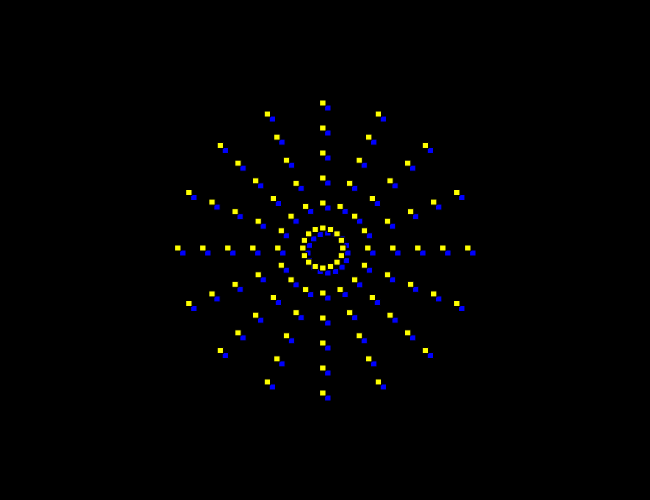
Frame 1 (no input)
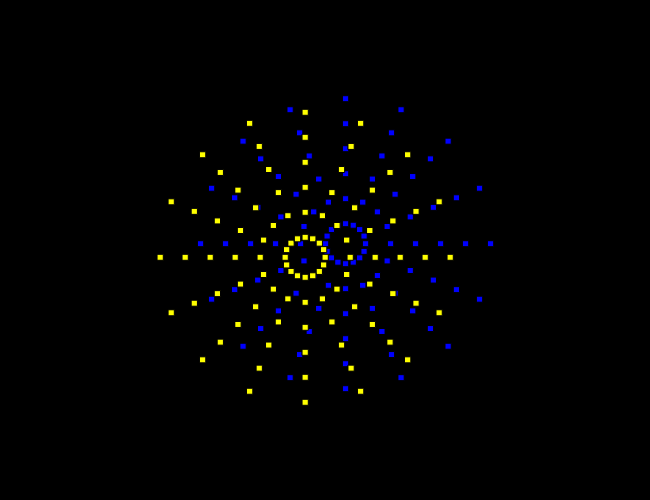
Frame 60 (no input)
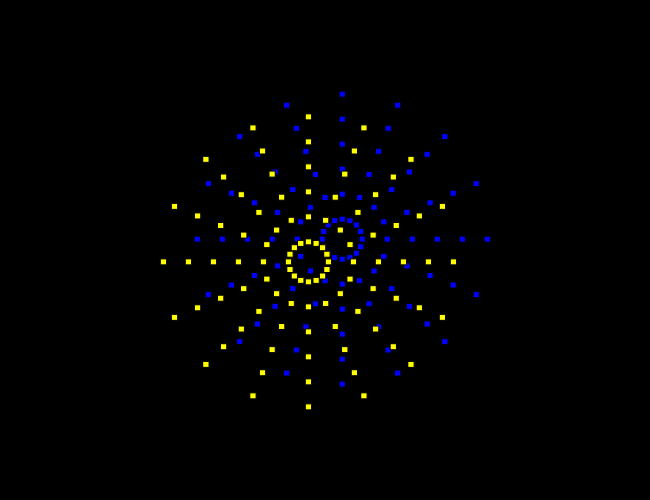
Frame 120 (the mouse pressed at the canvas centre since frame 60)

The p5.js sketch that drew these frames (run headless with seeded random() and noise() and a simulated clock; from frame 60 on, the mouse is pressed at the canvas centre):

// p5.js sketch
// ── sketch.js
let radius, angle, divisions, scale, myColor;
let myPoints, myOtherPoints, w, h, offset, step;
let circles, pointSize, xmov1, ymov1, xmov2, ymov2;
let movementRange;

function setup() {
  w = 650;
  h = 500;
  radius = 20;
  pointSize = 6;
  angle = myColor = 0;
  step = 25;
  circles = 6;
  divisions = 16;
  scale_ = (2 * PI) / divisions;
  xmov1 = ymov1 = xmov2 = ymov2 = 0;
  movementRange = 20;
  
  myColor = ['blue', 'yellow'];

  createCanvas(w, h);
  // create points
  myPoints = getPoints(divisions, scale_);
  myOtherPoints = getPoints(divisions, scale_);
  
}

function draw() {
  background(0);
  
   translate(w/2, h/2);
  for (let offset = 0; offset < circles*step; offset+=step)
    for (let i=0; i<myPoints.length; i++)
      myPoints[i].show(myColor[0], offset, angle, xmov1, ymov1);
  
  translate(-radius/4, -radius/4);
  for (let offset = 0; offset < circles*step; offset+=step)
    for (let i=0; i<myOtherPoints.length; i++)
      myOtherPoints[i].show(myColor[1], offset, angle, xmov2, ymov2);
  
  xmov1 =  abs( cos(angle) )*radius;
  ymov1 =  sin(   angle    )*radius;
  xmov2 = -abs( cos(angle) )*radius;
  ymov2 = -sin(   angle    )*radius;
  
  angle += 0.1;
}

function getPoints(n, scale) {
  let points = [];
  for(let i=0; i<n*scale; i+=scale)
    points.push(new MyPoint(cos(i), sin(i)));
  return points;
}

function MyPoint(x, y) {
  this.x = x;
  this.y = y;
  this.show = function(color, offset, angle, xmov, ymov) {
    stroke(0);
    fill(color)
    rect( (this.x)*(radius + offset)+xmov, 
         (this.y)*(radius + offset)+ymov, 
         pointSize, pointSize);
    
    // rect( (this.x)*( cos(angle)/cos(angle) )*(radius + offset), 
    //      (this.y)*( sin(angle)/sin(angle) )*(radius + offset), 
    //      pointSize, pointSize);
  }
}
